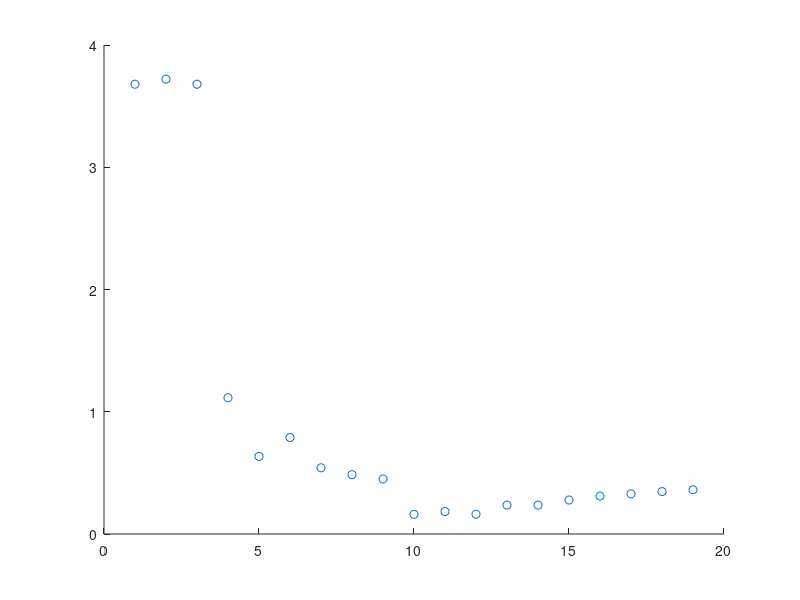

This figure's MATLAB source:
function stresses

% Number of fibers
n = 19;

% Define constants for matrix stress
mu = 40e-3; % shear modulus
nu = 0.48; % Poissoin's ratio
kappa = (2*mu*(1+nu))/(3*(1-2*nu)); % compression modulus

% Define constant for collagen fiber stress
k1 = 0.28e-3; % stiffness parameter 1
k2 = 4.75; % stiffness parameter 2

% Define the stretch ratios, and the time of each fiber
lambdap = [1.2;1.3;1.2;1.05;1.06;1.4;1.08;1.2;1.2;1.02;1.05;1.07;1.2;1.2;1.3;1.4;1.5;1.6;1.7;1.03;10.4;1.05;1.05;1.06;.107;1.02];
lambdaptime = randi([1 n],1,n);
lambdae = 1.1;

% Locations of fibers that are still acceptable, that have not overstayed
% their welcome.
for i = 1:n
    % Volume fraction of the matrix
    phim = 0.8;
    locations = find(lambdaptime > i);
    if length(locations) ~= 0
        % Volume fraction of collagen fibers, total should equal 1.
        phicf(i) = (1 - phim) / length(locations);
    else phim = 1;
        phicf(i) = 0;
    end
end

%Define some more math symbols
lambda = lambdae*lambdap;
Fe = lambda;
transFe = transpose(Fe);
B = Fe*transFe;
I = 1;
lambda = sqrt(transFe*Fe); % getal vs kolom

% Calculate the J
for m = 1:n
    J(m) = det(Fe(m));
    % stress in the matrix
    sigm(m) = phim*(mu/J(m)*(B(m)-I) + kappa*(log(J(m))/J(m))*I);
    J(m);
end

% Create the fibers, and give all of them a number
sigcf = zeros(n,3);
for k = 1:n
    lambdap(k);
    lambdafin = lambdae*lambdap;
    phicf(19)
    sigcf(k,1) = phicf(k)*(k1*(lambdafin(k))^2)/J(k)*(exp(k2*(lambdafin(k))^2-1)-1);
    sigcf(k,2) = k;
    sigcf(k,3) = lambdafin(k);
end

% Calculate the total stress for each combination of fibers
sumsig = zeros(n);
for i = 1:n
   locations2 = find(lambdaptime > i);
   for j = 1:length(locations2)
       sigcf(j,1);
       sumsig(i) = sumsig(i) + sigcf(j,1);
   end
%    disp('Fibers discontinued after number'), i, find(lambdaptime<=i)
end

% Total stress for matrix + collagen fibers
sigtmatrix = [];
for t = 1:n
    sigt = sigm(t) + sumsig(t);
    sigtmatrix(end+1) = sigt;
   
end
sigtmatrix
scatter(1:n, sigtmatrix);
